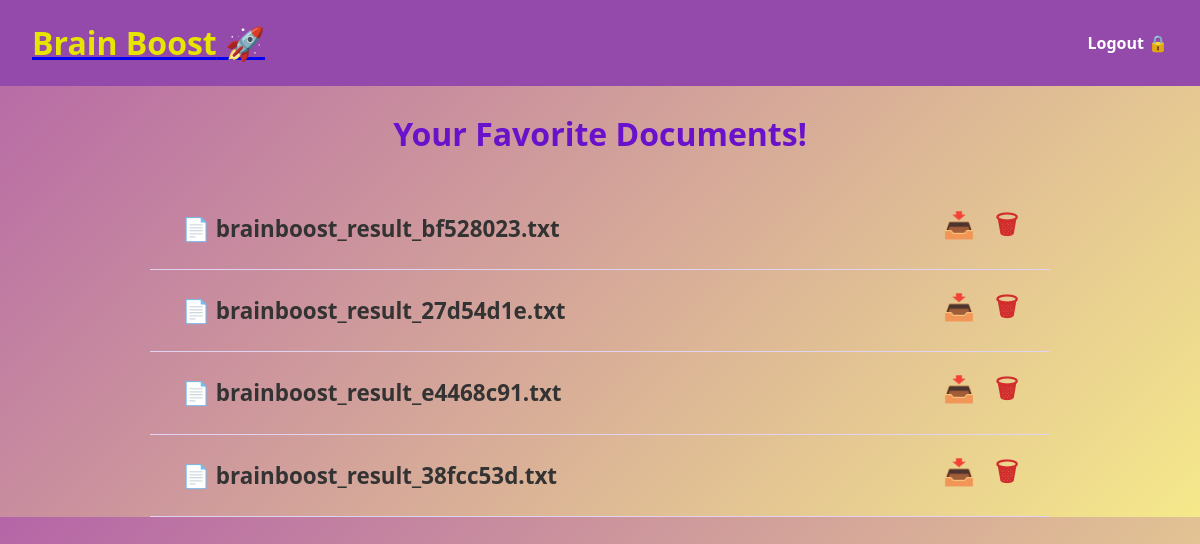
The page /favorites/ (signed in) on the database its author committed.
### analyzer_app/models.py (models this page shows, shortened)
class FavoriteDocument(models.Model):
    user = models.ForeignKey(User, on_delete=models.CASCADE)
    file_name = models.CharField(max_length=255)
    added_on = models.DateTimeField(auto_now_add=True)

### analyzer_app/views.py (the view)
# urls.py: path('favorites/', views.favorites_page, name='favorites'),
@login_required
def favorites_page(request):
    if request.method == 'POST':
        file_name = request.POST.get('file_name')
        if file_name:
            FavoriteDocument.objects.create(user=request.user, file_name=file_name)
            return redirect('analyzer_app:favorites')
    favorites = FavoriteDocument.objects.filter(user=request.user)
    return render(request, 'analyzer_app/favorites.html', {'favorites': favorites})

### analyzer_app/templates/analyzer_app/favorites.html (shortened to what this page needs)
{% load static %}
<!DOCTYPE html>
<html lang="en">
<head>
    <link rel="stylesheet" href="{% static 'analyzer_app/css/favorite.css' %}" />
</head>
<body>
    <header class="header">
        <a href="{% url 'analyzer_app:welcome' %}"><h1><span class="brand-bold">Brain Boost</span> 🚀</h1></a>
        <a href="{% url 'analyzer_app:logout' %}" class="login-btn">Logout 🔒</a>
    </header>
   <main class="container-2">
    <h2 class="favorites-title"> Your Favorite Documents! </h2>
    {% if favorites %}
        <div class="favorites-list">
            {% for doc in favorites %}
                <div class="favorite-row">
                    <span class="file-name">📄 {{ doc.file_name }}</span>
                    <div class="row-actions">
                        <a href="{% url 'analyzer_app:download_processed_file' file_name=doc.file_name %}" class="icon-btn" title="Download">📥</a>
                        <a href="{% url 'analyzer_app:delete_favorite' file_id=doc.id %}" class="icon-btn delete" title="Delete">🗑</a>
                    </div>
                </div>
                <hr class="fav-divider">
            {% endfor %}
        </div>
    {% else %}
        <p class="no-favorites">You haven't saved any favorites yet.</p>
    {% endif %}
</main>
</body>
</html>

### analyzer_app/static/analyzer_app/css/favorite.css (style rules this page uses)
body { font-family: 'Segoe UI', sans-serif; margin: 0; padding: 0; background: linear-gradient(135deg, #b565a7, #f5e98b); color: #333; }
.header { display: flex; justify-content: space-between; align-items: center; background-color: #944aaa; padding: 0 2rem; color: white; }
.brand-bold { font-weight: bold; color: #e6e600; }
.login-btn { color: white; text-decoration: none; font-weight: bold; }
.favorites-title { text-align: center; font-size: 2rem; font-weight: bold; color: #6a11cb; margin-bottom: 2rem; }
.favorites-list { max-width: 900px; margin: 0 auto; }
.favorite-row { display: flex; justify-content: center; align-items: center; position: relative; padding: 1.2rem 2rem; font-size: 1.3rem; font-weight: 600; }
.file-name { text-align: left; font-size: 1.4rem; color: #333; flex: 1; }
.row-actions { display: flex; gap: 20px; }
.icon-btn { font-size: 1.6rem; text-decoration: none; transition: transform 0.2s ease; cursor: pointer; color: #000; }
.icon-btn.delete { color: #d12d2d; }
.fav-divider { border: none; border-bottom: 1px solid #e0d2f1; margin: 0; }

### rows shown on the page
FavoriteDocument: file_name "brainboost_result_bf528023.txt"
FavoriteDocument: file_name "brainboost_result_27d54d1e.txt"
FavoriteDocument: file_name "brainboost_result_e4468c91.txt"
FavoriteDocument: file_name "brainboost_result_38fcc53d.txt"
